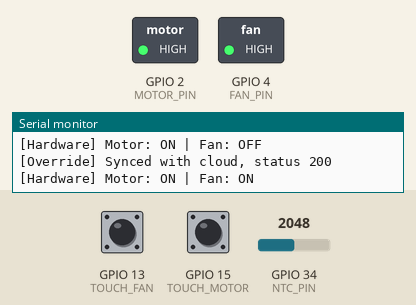
Simulated run of this sketch. Board: ESP32. On the bench: switched loads named in the sketch (green lamp = pin HIGH), the last lines printed to the serial monitor. The test bench sets the inputs (shaded band); at power-on: GPIO 34 (NTC_PIN) = 2048, GPIO 13 (TOUCH_FAN) HIGH, GPIO 15 (TOUCH_MOTOR) HIGH. WiFi joins after 1.5 s; servers stay silent unless stated; uploads are accepted with an empty reply; the local clock reads 2024-03-15 10:24:30 at power-on unless the sketch sets it; EEPROM starts erased.

Above: at 2.7 s.
2.8 s: GPIO 34 (NTC_PIN) set to 2866
At 3.45 s:
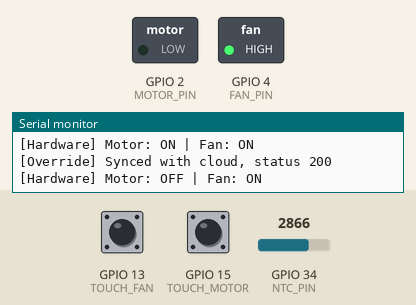
At 3.8 s:
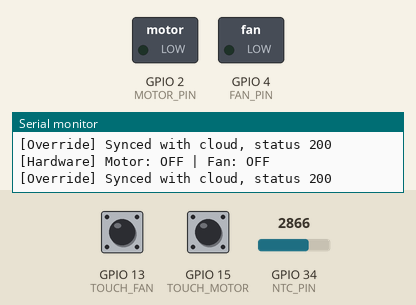
Timing chart, 0 to 12.3 s (numbered marks = the images above; inputs shaded):
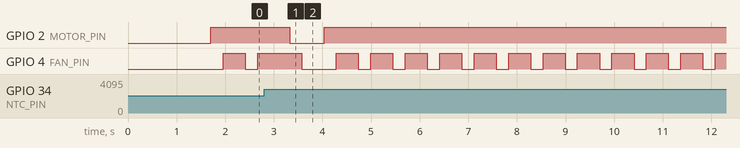

The sketch:

sketch_apr5a.ino
```cpp
#include <WiFi.h>
#include <HTTPClient.h>
#include <ArduinoJson.h>
#include <ArduinoOTA.h>
#include <Preferences.h>
#include <time.h>

// --- 1. NETWORK SETTINGS ---
const char* ssid = "CyberPhonix_2.4G";
const char* password = "Hello_mighty_raju_@1234";

// REPLACE [projectId] with the ID from your Supabase Dashboard
const char* vercelUrl = "https://lgvcwwbgejxutyiohtfs.supabase.co/functions/v1/make-server-66a828fc/status";
const char* supabaseAnonKey = "eyJhbGciOiJIUzI1NiIsInR5cCI6IkpXVCJ9.eyJpc3MiOiJzdXBhYmFzZSIsInJlZiI6ImxndmN3d2JnZWp4dXR5aW9odGZzIiwicm9sZSI6ImFub24iLCJpYXQiOjE3NzUzMTg4MjMsImV4cCI6MjA5MDg5NDgyM30.pnPAQfM0Labq9o0DCdBWIFC3uxEPGh_Nim6IpQ2E4A4";

// --- 2. PIN DEFINITIONS ---
#define MOTOR_PIN 2
#define FAN_PIN 4
#define NTC_PIN 34
#define TOUCH_MOTOR 15
#define TOUCH_FAN 13

// --- 3. GLOBALS ---
Preferences prefs;
bool motorState = false;
bool fanState = false;
float currentTemp = 0.0;
float tHigh = 35.0, tLow = 25.0;
long timerSeconds = 0;
long lastWebTimer = -1;

struct Schedule {
    String start;
    String end;
    String lastTriggered;
};
Schedule schedules[5]; // Max 5 schedules
int scheduleCount = 0;

unsigned long lastSync = 0;
unsigned long lastSecond = 0;

// --- 4. HARDWARE CONTROL ---
void updateHardware(bool m, bool f) {
    motorState = m;
    fanState = f;
    digitalWrite(MOTOR_PIN, motorState);
    digitalWrite(FAN_PIN, fanState);
    prefs.putBool("m", motorState);
    prefs.putBool("f", fanState);
    Serial.printf("[Hardware] Motor: %s | Fan: %s\n", m ? "ON" : "OFF", f ? "ON" : "OFF");
}

// --- 5. TEMPERATURE MATH (10K NTC) ---
float readTemperature() {
    int adc = analogRead(NTC_PIN);
    if (adc == 0 || adc >= 4095) return currentTemp;

    // Use inverted math since the thermistor voltage goes down as temperature goes up
    float resistance = 10000.0 * (4095.0 / adc - 1.0);

    float steinhart = resistance / 10000.0;
    steinhart = log(steinhart);
    steinhart /= 3950.0;
    steinhart += 1.0 / (25.0 + 273.15);
    return (1.0 / steinhart) - 273.15;
}

// --- 5.5 PUSH OVERRIDE TO CLOUD ---
void forceOverrideCloud(bool m, bool f) {
    updateHardware(m, f); // update local pins immediately

    if (WiFi.status() == WL_CONNECTED) {
        HTTPClient http;
        http.begin("https://lgvcwwbgejxutyiohtfs.supabase.co/functions/v1/make-server-66a828fc/control");
        http.addHeader("Content-Type", "application/json");
        http.addHeader("Authorization", String("Bearer ") + supabaseAnonKey);

        JsonDocument doc;
        doc["motor"] = motorState;
        doc["fan"] = fanState;

        String jsonOutput;
        serializeJson(doc, jsonOutput);
        int code = http.POST(jsonOutput);
        Serial.printf("[Override] Synced with cloud, status %d\n", code);
        http.end();
    }
}

// --- 6. CLOUD SYNC (SUPABASE/VERCEL) ---
void syncWithCloud() {
    if (WiFi.status() != WL_CONNECTED) return;

    HTTPClient http;
    http.begin(vercelUrl);
    http.addHeader("Content-Type", "application/json");
    http.addHeader("Authorization", String("Bearer ") + supabaseAnonKey);

    JsonDocument sendDoc;
    sendDoc["temperature"] = currentTemp;
    sendDoc["motorStatus"] = motorState;
    sendDoc["fanStatus"] = fanState;

    String jsonOutput;
    serializeJson(sendDoc, jsonOutput);

    int httpCode = http.POST(jsonOutput);

    if (httpCode == 200) {
        String payload = http.getString();
        JsonDocument recvDoc;
        deserializeJson(recvDoc, payload);

        // Update local rules from Database
        tHigh = recvDoc["tempHigh"] | tHigh;
        tLow = recvDoc["tempLow"] | tLow;

        // Parse Schedules array
        if (recvDoc.containsKey("schedules") && recvDoc["schedules"].is<JsonArray>()) {
            JsonArray schedArr = recvDoc["schedules"].as<JsonArray>();
            scheduleCount = 0;
            for (JsonVariant v : schedArr) {
                if (scheduleCount >= 5) break;
                schedules[scheduleCount].start = v["start"].as<String>();
                schedules[scheduleCount].end = v["end"].as<String>();
                scheduleCount++;
            }
        }

        long webTimer = recvDoc["timerSeconds"] | 0;
        // Only accept the new timer if it changed, to allow countdown!
        // But if webTimer is 0, we can stop the countdown.
        if (webTimer != lastWebTimer) {
            timerSeconds = webTimer;
            lastWebTimer = webTimer;
        }

        bool webMotor = recvDoc["motor"];
        bool webFan = recvDoc["fan"];

        if(webMotor != motorState || webFan != fanState) {
            updateHardware(webMotor, webFan);
        }
    } else {
        Serial.printf("[Cloud] Error: %d\n", httpCode);
    }
    http.end();
}

// --- 7. SETUP ---
void setup() {
    Serial.begin(115200);
    pinMode(MOTOR_PIN, OUTPUT);
    pinMode(FAN_PIN, OUTPUT);

    prefs.begin("iot-panel", false);
    updateHardware(prefs.getBool("m", false), prefs.getBool("f", false));

    WiFi.begin(ssid, password);
    WiFi.setSleep(false);
    Serial.print("Connecting to WiFi");
    while (WiFi.status() != WL_CONNECTED) { delay(500); Serial.print("."); }
    Serial.println("\nWiFi Connected!");

    configTime(19800, 0, "pool.ntp.org"); // IST Time
    ArduinoOTA.begin();
}

// --- 8. LOOP ---
void loop() {
    ArduinoOTA.handle();
    unsigned long now = millis();

    // Sync with Cloud every 5 seconds
    if (now - lastSync > 500) {
        currentTemp = readTemperature();
        syncWithCloud();
        lastSync = now;
    }

    // Timer Countdown
    if (now - lastSecond > 1000) {
        if (timerSeconds > 0) {
            if (--timerSeconds == 0) {
                forceOverrideCloud(false, false);
            }
        }
        lastSecond = now;
    }

    // Single-Fire Triggers for Auto Controls
    static bool tempTriggeredHigh = false;
    static bool tempTriggeredLow = false;

    // Hysteresis Temp Logic
    if (currentTemp > 0.0) { // Only run if sensor is attached
        if (currentTemp >= tHigh) {
            if (!tempTriggeredHigh) {
                forceOverrideCloud(true, true);
                tempTriggeredHigh = true;
                tempTriggeredLow = false;
            }
        }
        else if (currentTemp <= tLow) {
            if (!tempTriggeredLow) {
                forceOverrideCloud(false, false);
                tempTriggeredLow = true;
                tempTriggeredHigh = false;
            }
        }
        else {
            // inside deadband, reset so we can trigger again if it fluctuates
            tempTriggeredHigh = false;
            tempTriggeredLow = false;
        }
    }

    // Daily Scheduler (Multiple Schedules)
    struct tm ti;
    if (getLocalTime(&ti)) {
        char buf[6];
        strftime(buf, sizeof(buf), "%H:%M", &ti);
        String currentTime = String(buf);

        for (int i = 0; i < scheduleCount; i++) {
            if (currentTime == schedules[i].start && schedules[i].lastTriggered != schedules[i].start) {
                forceOverrideCloud(true, true);
                schedules[i].lastTriggered = schedules[i].start;
            }
            else if (currentTime == schedules[i].end && schedules[i].lastTriggered != schedules[i].end) {
                forceOverrideCloud(false, false);
                schedules[i].lastTriggered = schedules[i].end;
            }
        }
    }

    // Touch Sensors (Uncommented for physical pads!)
    if (touchRead(TOUCH_MOTOR) < 300) { forceOverrideCloud(!motorState, fanState); delay(50); }
    if (touchRead(TOUCH_FAN) < 300) { forceOverrideCloud(motorState, !fanState); delay(50); }

    delay(1);
}
```

Measured:
- after the input at 2.8 s, GPIO 2 (MOTOR_PIN): HIGH → LOW after 0.53 s, → HIGH 0.71 s later
- by itself, GPIO 4 (FAN_PIN): repeats every 0.71 s: HIGH 0.45 s, LOW 0.25 s
